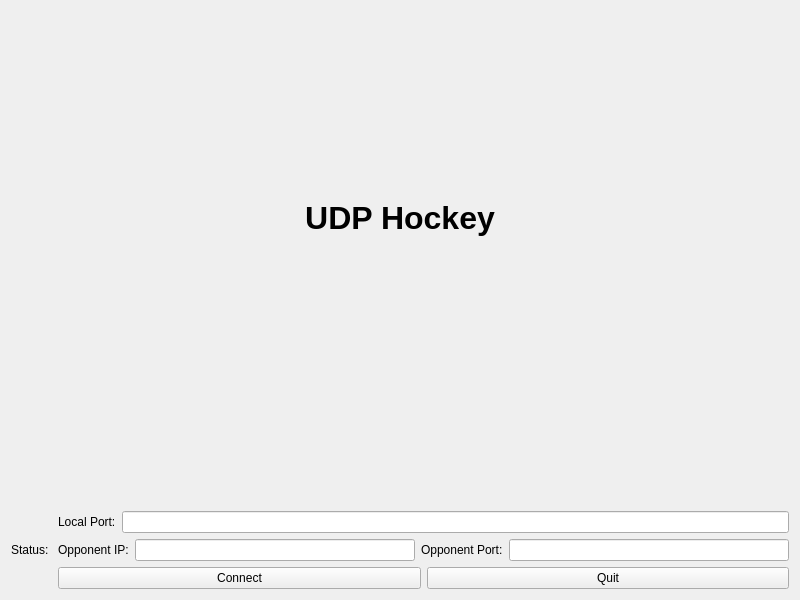
<?xml version="1.0" encoding="UTF-8"?>
<ui version="4.0">
 <class>HomeScreen</class>
 <widget class="QWidget" name="HomeScreen">
  <property name="geometry">
   <rect>
    <x>0</x>
    <y>0</y>
    <width>800</width>
    <height>600</height>
   </rect>
  </property>
  <property name="windowTitle">
   <string>UDP Hockey Game</string>
  </property>
  <layout class="QVBoxLayout" name="mainLayout">
   <item>
    <widget class="QStackedWidget" name="stackedWidget">
     <property name="currentIndex">
      <number>0</number>
     </property>
     <widget class="QWidget" name="Connection_page">
      <layout class="QVBoxLayout" name="verticalLayout_2">
       <item>
        <spacer name="verticalSpacer_2">
         <property name="orientation">
          <enum>Qt::Vertical</enum>
         </property>
         <property name="sizeHint" stdset="0">
          <size>
           <width>20</width>
           <height>40</height>
          </size>
         </property>
        </spacer>
       </item>
       <item>
        <widget class="QLabel" name="titleLabel">
         <property name="font">
          <font>
           <pointsize>24</pointsize>
           <weight>75</weight>
           <bold>true</bold>
          </font>
         </property>
         <property name="text">
          <string>UDP Hockey</string>
         </property>
         <property name="alignment">
          <set>Qt::AlignCenter</set>
         </property>
        </widget>
       </item>
       <item>
        <widget class="QLabel" name="countdownLabel">
         <property name="font">
          <font>
           <pointsize>48</pointsize>
           <weight>75</weight>
           <bold>true</bold>
          </font>
         </property>
         <property name="styleSheet">
          <string notr="true">color: red;</string>
         </property>
         <property name="text">
          <string/>
         </property>
         <property name="alignment">
          <set>Qt::AlignCenter</set>
         </property>
        </widget>
       </item>
       <item>
        <spacer name="verticalSpacer">
         <property name="orientation">
          <enum>Qt::Vertical</enum>
         </property>
         <property name="sizeHint" stdset="0">
          <size>
           <width>20</width>
           <height>40</height>
          </size>
         </property>
        </spacer>
       </item>
      </layout>
     </widget>
     <widget class="QWidget" name="Game_page"/>
     <widget class="QWidget" name="Result_page">
      <layout class="QVBoxLayout" name="verticalLayout_3">
       <item>
        <widget class="QLabel" name="result_text_box">
         <property name="font">
          <font>
           <pointsize>36</pointsize>
          </font>
         </property>
         <property name="text">
          <string>Winner / Loser</string>
         </property>
         <property name="alignment">
          <set>Qt::AlignCenter</set>
         </property>
        </widget>
       </item>
       <item>
        <widget class="QLabel" name="rematch_status_label">
         <property name="font">
          <font>
           <pointsize>16</pointsize>
          </font>
         </property>
         <property name="text">
          <string/>
         </property>
         <property name="alignment">
          <set>Qt::AlignCenter</set>
         </property>
        </widget>
       </item>
       <item>
        <layout class="QHBoxLayout" name="horizontalLayout_2">
         <item>
          <widget class="QPushButton" name="rematch_button">
           <property name="text">
            <string>Rematch</string>
           </property>
          </widget>
         </item>
         <item>
          <widget class="QPushButton" name="exit_to_home_button">
           <property name="text">
            <string>Exit to Home</string>
           </property>
          </widget>
         </item>
        </layout>
       </item>
      </layout>
     </widget>
    </widget>
   </item>
   <item>
    <layout class="QHBoxLayout" name="bottomLayout">
     <item>
      <widget class="QLabel" name="status_label">
       <property name="maximumSize">
        <size>
         <width>16777215</width>
         <height>100</height>
        </size>
       </property>
       <property name="text">
        <string>Status: </string>
       </property>
      </widget>
     </item>
     <item>
      <layout class="QVBoxLayout" name="controlsLayout">
       <item>
        <layout class="QHBoxLayout" name="localPortLayout">
         <item>
          <widget class="QLabel" name="localPortLabel">
           <property name="text">
            <string>Local Port:</string>
           </property>
          </widget>
         </item>
         <item>
          <widget class="QLineEdit" name="local_port_input_line"/>
         </item>
        </layout>
       </item>
       <item>
        <layout class="QHBoxLayout" name="ipLayout">
         <item>
          <widget class="QLabel" name="ipLabel">
           <property name="text">
            <string>Opponent IP:</string>
           </property>
          </widget>
         </item>
         <item>
          <widget class="QLineEdit" name="ip_input_line"/>
         </item>
         <item>
          <widget class="QLabel" name="portLabel">
           <property name="text">
            <string>Opponent Port:</string>
           </property>
          </widget>
         </item>
         <item>
          <widget class="QLineEdit" name="port_input_line"/>
         </item>
        </layout>
       </item>
       <item>
        <layout class="QHBoxLayout" name="buttonLayout">
         <item>
          <widget class="QPushButton" name="connect_button">
           <property name="text">
            <string>Connect</string>
           </property>
          </widget>
         </item>
         <item>
          <widget class="QPushButton" name="quit_button">
           <property name="text">
            <string>Quit</string>
           </property>
          </widget>
         </item>
        </layout>
       </item>
      </layout>
     </item>
    </layout>
   </item>
  </layout>
 </widget>
 <resources/>
 <connections/>
</ui>
